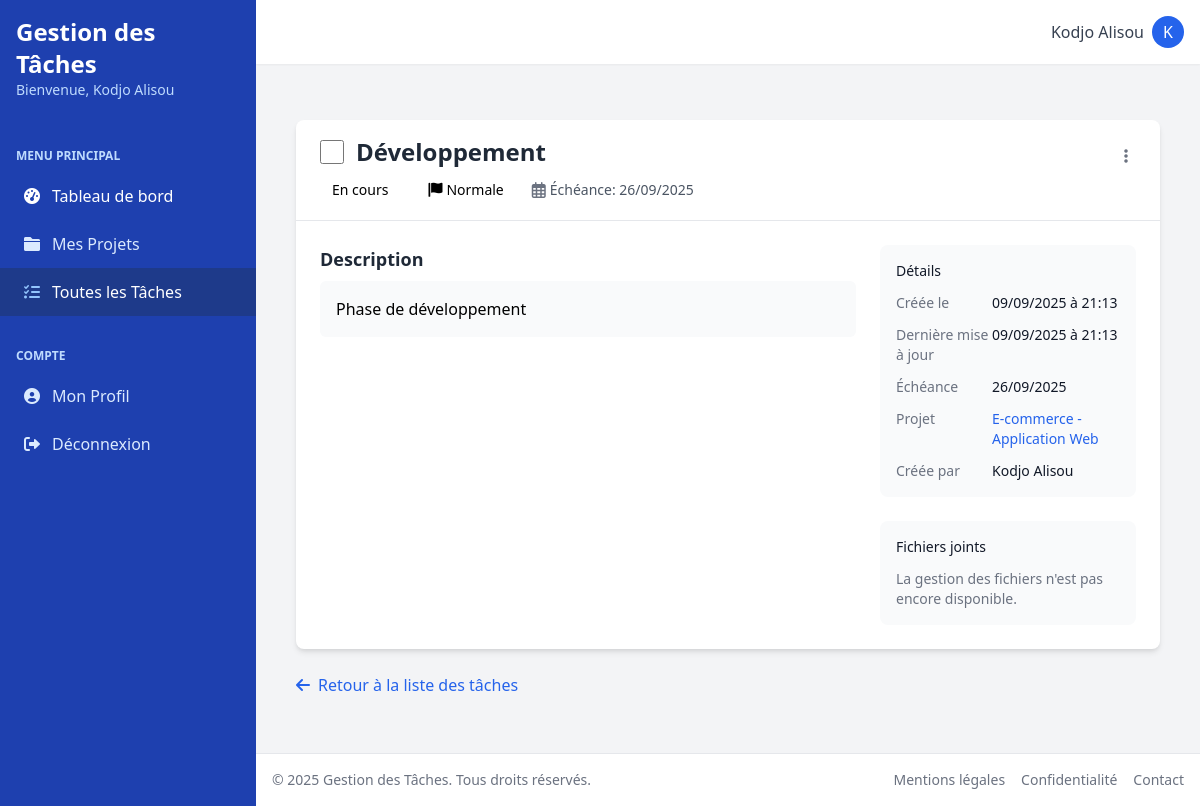
Screenshot of /taches/4/ (signed in) with the database file from the repository.
### authapp/models.py (models this page shows)
class User(AbstractUser):
    username = None
    email = models.EmailField(_('adresse email'), unique=True)
    first_name = models.CharField(_('prénom'), max_length=30, blank=False)
    last_name = models.CharField(_('nom'), max_length=30, blank=False)
    created_at = models.DateTimeField(_('date de création'), auto_now_add=True)
    updated_at = models.DateTimeField(_('date de mise à jour'), auto_now=True)
    USERNAME_FIELD = 'email'
    REQUIRED_FIELDS = ['first_name', 'last_name']
    objects = UserManager()
    class Meta:
        verbose_name = _('utilisateur')
        verbose_name_plural = _('utilisateurs')
    def __str__(self):
        return self.email

### tasks/models.py (models this page shows, shortened)
class Tache(models.Model):
    class StatutTache(models.TextChoices):
        A_FAIRE = 'a_faire', _('À faire')
        EN_COURS = 'en_cours', _('En cours')
        TERMINEE = 'terminee', _('Terminée')
    class PrioriteTache(models.TextChoices):
        BASSE = 'basse', _('Basse')
        NORMALE = 'normale', _('Normale')
        HAUTE = 'haute', _('Haute')
    titre = models.CharField(_('titre'), max_length=200)
    description = models.TextField(_('description'), blank=True)
    statut = models.CharField(
        _('statut'),
        max_length=10,
        choices=StatutTache.choices,
        default=StatutTache.A_FAIRE
    )
    projet = models.ForeignKey(
        Projet,
        on_delete=models.CASCADE,
        related_name='taches',
        verbose_name=_('projet')
    )
    date_echeance = models.DateTimeField(_('date d\'échéance'), null=True, blank=True)
    priorite = models.CharField(
        _('priorité'),
        max_length=10,
        choices=PrioriteTache.choices,
        default=PrioriteTache.NORMALE
    )
    date_accomplissement = models.DateTimeField(_('date d\'accomplissement'), null=True, blank=True)
    date_creation = models.DateTimeField(_('date de création'), auto_now_add=True)
    date_mise_a_jour = models.DateTimeField(_('date de mise à jour'), auto_now=True)
    cree_par = models.ForeignKey(
        settings.AUTH_USER_MODEL,
        on_delete=models.SET_NULL,
        null=True,
        related_name='taches_crees',
        verbose_name=_('créé par')
    )
    assigne_a = models.ForeignKey(
        settings.AUTH_USER_MODEL,
        on_delete=models.SET_NULL,
        null=True,
        blank=True,
        related_name='taches_assignees',
        verbose_name=_('assigné à')
    )
    class Meta:
        verbose_name = _('tâche')
        verbose_name_plural = _('tâches')
        ordering = ['-date_creation']

### projects/models.py (models this page shows, shortened)
class Projet(models.Model):
    class StatutProjet(models.TextChoices):
        A_FAIRE = 'a_faire', _('À faire')
        EN_COURS = 'en_cours', _('En cours')
        TERMINE = 'termine', _('Terminé')
    titre = models.CharField(_('titre'), max_length=200)
    description = models.TextField(_('description'), blank=True)
    statut = models.CharField(
        _('statut'),
        max_length=10,
        choices=StatutProjet.choices,
        default=StatutProjet.A_FAIRE
    )
    proprietaire = models.ForeignKey(
        settings.AUTH_USER_MODEL,
        on_delete=models.CASCADE,
        related_name='projets',
        verbose_name=_('propriétaire')
    )
    date_creation = models.DateTimeField(_('date de création'), auto_now_add=True)
    date_mise_a_jour = models.DateTimeField(_('date de mise à jour'), auto_now=True)
    class Meta:
        verbose_name = _('projet')
        verbose_name_plural = _('projets')
        ordering = ['-date_creation']

### tasks/views.py (the view)
# urls.py: path('<int:tache_id>/', views.detail_tache, name='detail'),
@login_required
def detail_tache(request, tache_id):
    tache = get_object_or_404(
        Tache.objects.select_related('projet', 'cree_par', 'assigne_a'),
        id=tache_id,
        projet__proprietaire=request.user
    )
    logger.debug(f"Tâche chargée - ID: {tache.id}, Créée par: {tache.cree_par}")
    if tache.cree_par:
        logger.debug(f"Détails de l'utilisateur - ID: {tache.cree_par.id}, Username: {tache.cree_par.username}, Full name: {getattr(tache.cree_par, 'get_full_name', lambda: 'N/A')()}")
    return render(request, 'tasks/detail.html', {'tache': tache})

### rbac/context_processors.py (called while the page is built)
def user_permissions(request):
    if not hasattr(request, 'user') or not request.user.is_authenticated:
        return {}
    def has_perm(permission_codename):
        return user_has_permission(request.user, permission_codename)
    def has_role(role_name):
        return user_has_role(request.user, role_name)
    return {
        'has_perm': has_perm,
        'has_role': has_role,
        'is_admin': request.user.is_superuser or has_role('admin'),
    }

### templates/tasks/detail.html (shortened to what this page needs)
{% extends 'base.html' %}
{% load static %}
{% block content %}
<div class="container mx-auto px-4 py-8">
    <div class="bg-white rounded-lg shadow-md overflow-hidden">
        <div class="px-6 py-4 border-b border-gray-200">
            <div class="flex justify-between items-start">
                <div>
                    <div class="flex items-center">
                        <input type="checkbox"
                               class="h-6 w-6 text-blue-600 rounded focus:ring-blue-500 mr-3"
                               hx-post="{% url 'tasks:changer_statut' tache.id 'toggle' %}"
                               hx-trigger="change"
                               hx-swap="none">
                        <h1 class="text-2xl font-bold text-gray-800">{{ tache.titre }}</h1>
                    </div>
                    <div class="flex flex-wrap items-center mt-2 space-x-4">
                        <div class="flex items-center">
                            <span class="inline-flex items-center px-3 py-1 rounded-full text-sm font-medium
                                        ">
                                {% if tache.termine %}Terminé{% else %}En cours{% endif %}
                            </span>
                        </div>
                        {% if tache.priorite %}
                        <div class="flex items-center">
                            <span class="inline-flex items-center px-3 py-1 rounded-full text-sm font-medium
                                        ">
                                <i class="fas fa-flag mr-1"></i>
                                {{ tache.get_priorite_display }}
                            </span>
                        </div>
                        {% endif %}
                        {% if tache.date_echeance %}
                        <div class="flex items-center">
                            <i class="far fa-calendar-alt text-gray-500 mr-1"></i>
                            <span class="text-sm text-gray-600">
                                Échéance: {{ tache.date_echeance|date:"d/m/Y" }}
                            </span>
                        </div>
                        {% endif %}
                    </div>
                </div>
                <div class="dropdown">
                    <button onclick="toggleDropdown('taskActions-{{ tache.id }}', event)" class="dropdown-toggle text-gray-500 hover:text-gray-700">
                        <i class="fas fa-ellipsis-v"></i>
                    </button>
                </div>
            </div>
        </div>
        <div class="p-6">
            <div class="grid grid-cols-1 md:grid-cols-3 gap-6">
                <div class="md:col-span-2">
                    <div class="mb-8">
                        <h2 class="text-lg font-semibold text-gray-800 mb-2">Description</h2>
                        <div class="bg-gray-50 p-4 rounded-md">
                            {% if tache.description %}
                                {{ tache.description|linebreaks }}
                            {% else %}
                                <p class="text-gray-500 italic">Aucune description fournie.</p>
                            {% endif %}
                        </div>
                    </div>
                </div>
                <div class="space-y-6">
                    <div class="bg-gray-50 p-4 rounded-lg">
                        <h3 class="text-sm font-medium text-gray-900 mb-3">Détails</h3>
                        <dl class="space-y-3">
                            <div class="flex items-start">
                                <dt class="text-sm text-gray-500 w-24 flex-shrink-0">Créée le</dt>
                                <dd class="text-sm text-gray-900">{{ tache.date_creation|date:"d/m/Y à H:i" }}</dd>
                            </div>
                            <div class="flex items-start">
                                <dt class="text-sm text-gray-500 w-24 flex-shrink-0">Dernière mise à jour</dt>
                                <dd class="text-sm text-gray-900">{{ tache.date_mise_a_jour|date:"d/m/Y à H:i" }}</dd>
                            </div>
                            {% if tache.date_echeance %}
                            <div class="flex items-start">
                                <dt class="text-sm text-gray-500 w-24 flex-shrink-0">Échéance</dt>
                                <dd class="text-sm {% if tache.est_en_retard %}text-red-600 font-medium{% else %}text-gray-900{% endif %}">
                                    {{ tache.date_echeance|date:"d/m/Y" }}
                                </dd>
                            </div>
                            {% endif %}
                            {% if tache.projet %}
                            <div class="flex items-start">
                                <dt class="text-sm text-gray-500 w-24 flex-shrink-0">Projet</dt>
                                <dd class="text-sm text-blue-600 hover:underline">
                                    <a href="{% url 'projects:detail' tache.projet.id %}">
                                        {{ tache.projet.titre }}
                                    </a>
                                </dd>
                            </div>
                            {% endif %}
                            <div class="flex items-start">
                                <dt class="text-sm text-gray-500 w-24 flex-shrink-0">Créée par</dt>
                                <dd class="text-sm text-gray-900">
                                    {% if tache.cree_par %}
                                        {{ tache.cree_par.get_full_name|default:tache.cree_par.email }}
                                    {% else %}
                                        Utilisateur inconnu
                                    {% endif %}
                                </dd>
                            </div>
                        </dl>
                    </div>
                    <div class="bg-gray-50 p-4 rounded-lg">
                        <h3 class="text-sm font-medium text-gray-900 mb-3">Fichiers joints</h3>
                        <p class="text-sm text-gray-500">La gestion des fichiers n'est pas encore disponible.</p>
                    </div>
                </div>
            </div>
        </div>
    </div>
    <div class="mt-6">
        <a href="{% url 'tasks:liste' %}"
           class="inline-flex items-center text-blue-600 hover:text-blue-800">
            <i class="fas fa-arrow-left mr-2"></i> Retour à la liste des tâches
        </a>
    </div>
</div>
{% endblock %}

### templates/base.html (shortened to what this page needs)
<!DOCTYPE html>
{% load static %}
<html lang="fr">
<head>
    <link href="https://cdn.jsdelivr.net/npm/tailwindcss@2.2.19/dist/tailwind.min.css" rel="stylesheet">
    <link rel="stylesheet" href="https://cdnjs.cloudflare.com/ajax/libs/font-awesome/6.0.0-beta3/css/all.min.css">
</head>
<body class="bg-gray-100">
    <div class="min-h-screen flex relative">
        <div class="bg-blue-800 text-white w-64 flex-shrink-0" style="position: relative; z-index: 1;">
            <div class="p-4">
                <h1 class="text-2xl font-bold">Gestion des Tâches</h1>
                {% if user.is_authenticated %}
                <p class="text-blue-200 text-sm">Bienvenue, {{ user.get_full_name|default:user.email }}</p>
                {% endif %}
            </div>
            {% if user.is_authenticated %}
            <nav class="mt-6">
                <div class="px-4 py-2 text-blue-200 uppercase text-xs font-semibold">Menu Principal</div>
                <a href="{% url 'tableau_de_bord' %}"
                   class="flex items-center px-6 py-3 text-white hover:bg-blue-700">
                    <i class="fas fa-tachometer-alt mr-3"></i>
                    Tableau de bord
                </a>
                <a href="{% url 'projects:liste' %}"
                   class="flex items-center px-6 py-3 text-blue-100 hover:bg-blue-700">
                    <i class="fas fa-folder mr-3"></i>
                    Mes Projets
                </a>
                <a href="{% url 'tasks:liste' %}"
                   class="flex items-center px-6 py-3 text-blue-100 hover:bg-blue-700">
                    <i class="fas fa-tasks mr-3"></i>
                    Toutes les Tâches
                </a>
                <div class="px-4 py-2 text-blue-200 uppercase text-xs font-semibold mt-6">Compte</div>
                <a href="{% url 'authapp:profil' %}"
                   class="flex items-center px-6 py-3 text-blue-100 hover:bg-blue-700">
                    <i class="fas fa-user-circle mr-3"></i>
                    Mon Profil
                </a>
                <a href="{% url 'authapp:deconnexion' %}"
                   class="flex items-center px-6 py-3 text-blue-100 hover:bg-blue-700">
                    <i class="fas fa-sign-out-alt mr-3"></i>
                    Déconnexion
                </a>
            </nav>
            {% endif %}
        </div>
        <div class="flex-1 flex flex-col overflow-visible" style="position: relative; z-index: 1;">
            <header class="bg-white shadow-sm z-10">
                <div class="flex items-center justify-between p-4">
                    {% if user.is_authenticated %}
                    <div class="flex items-center">
                        <div class="relative">
                            <button id="user-menu" class="flex items-center focus:outline-none">
                                <span class="text-gray-700 mr-2 hidden md:inline">{{ user.get_full_name|default:user.email }}</span>
                                <div class="w-8 h-8 rounded-full bg-blue-600 flex items-center justify-center text-white">
                                    {{ user.first_name|first|default:user.email|first|upper }}
                                </div>
                            </button>
                        </div>
                    </div>
                    {% endif %}
                </div>
            </header>
            <main class="flex-1 overflow-x-hidden overflow-y-auto bg-gray-100 p-6">
                {% block content %}{% endblock %}
            </main>
            <footer class="bg-white border-t border-gray-200 p-4">
                <div class="flex items-center justify-between text-sm text-gray-500">
                    <div>
                        &copy; {% now "Y" %} Gestion des Tâches. Tous droits réservés.
                    </div>
                    <div class="flex space-x-4">
                        <a href="#" class="hover:text-blue-600">Mentions légales</a>
                        <a href="#" class="hover:text-blue-600">Confidentialité</a>
                        <a href="#" class="hover:text-blue-600">Contact</a>
                    </div>
                </div>
            </footer>
        </div>
    </div>
</body>
</html>

### templates/base.html (style rules this page uses)
.dropdown { position: relative; display: inline-block; z-index: 1001; }
.dropdown-toggle { cursor: pointer; padding: 0.5rem; border-radius: 0.375rem; transition: background-color 0.2s; }

### rows the page displays
User: get_full_name "Kodjo Alisou", first_name|first "K"
Tache: titre "Développement", priorite "Normale", date_echeance "26/09/2025", description "Phase de développement", date_creation "09/09/2025 à 21:13", date_mise_a_jour "09/09/2025 à 21:13", projet.titre "E-commerce - Application Web", cree_par.get_full_name "Kodjo Alisou"
